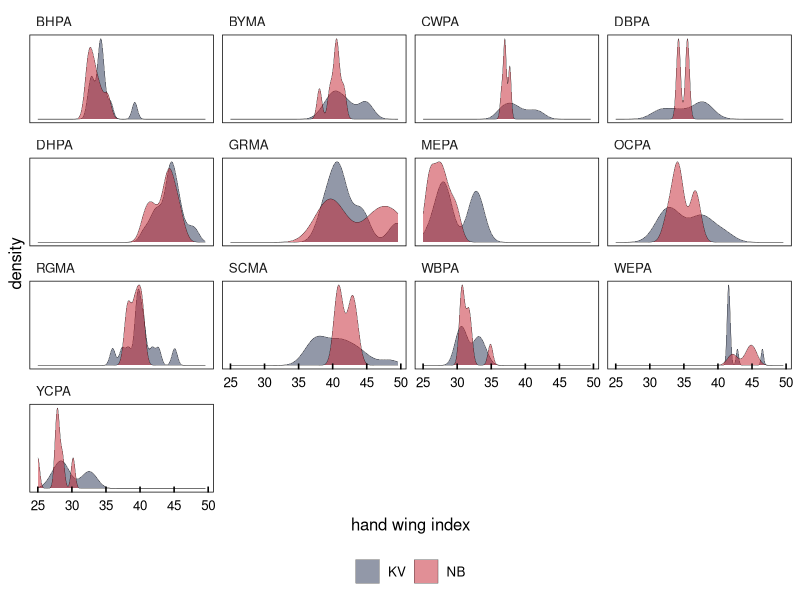
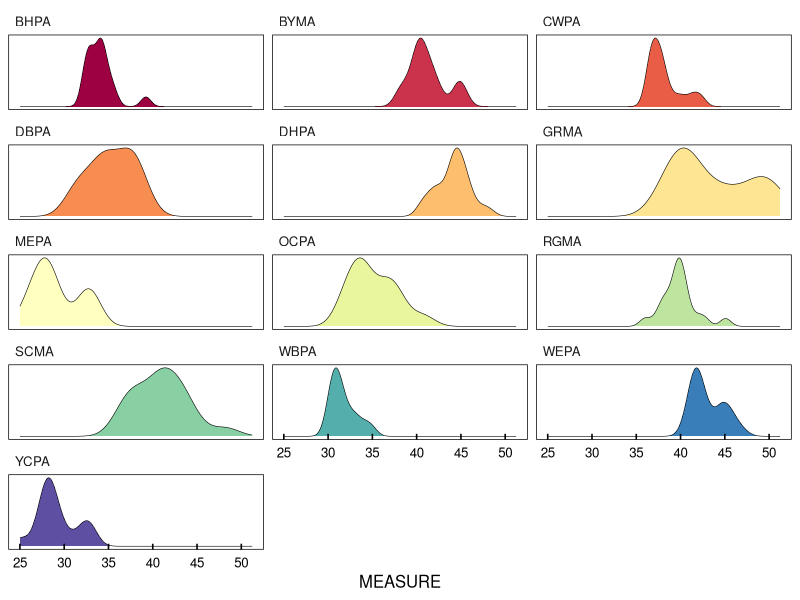
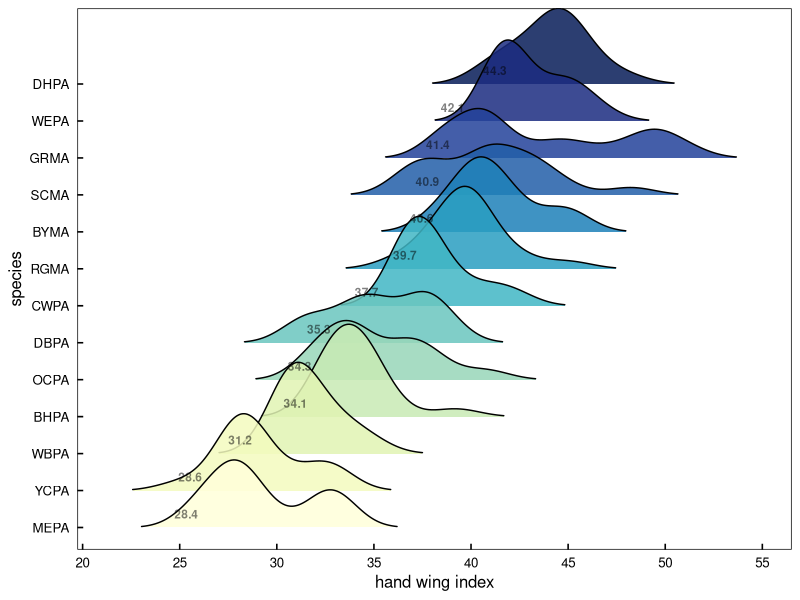
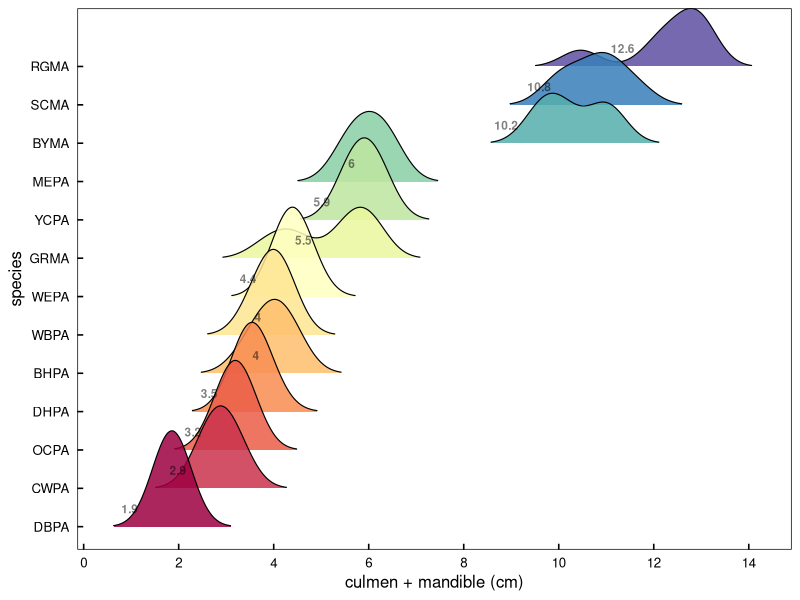
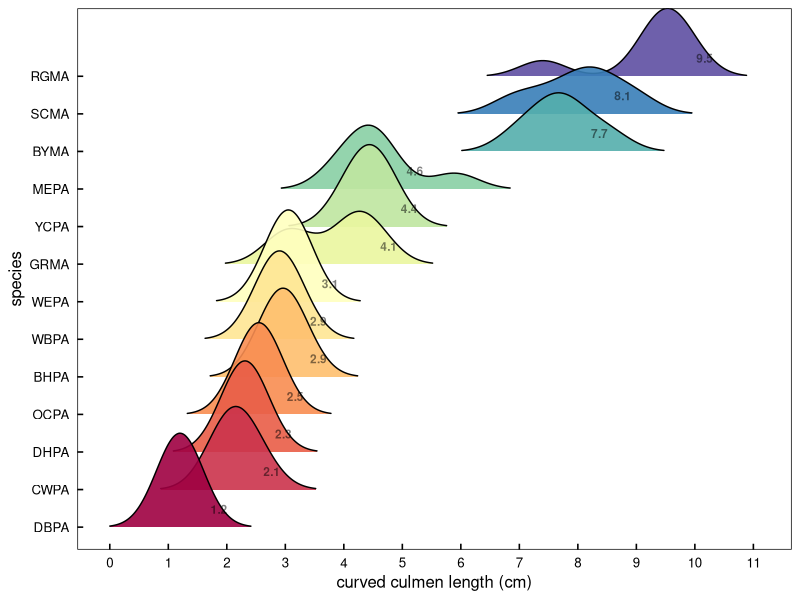
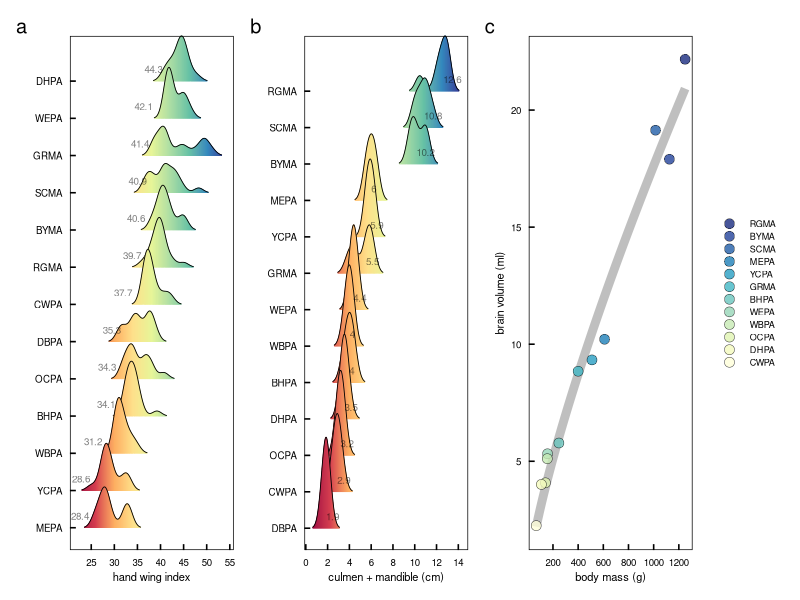

Generate these figures, in order, with R:
#### this script is exploring the morphometric data 
#### from parrots, macaws, and parakeets measured in museums
#### interested in factors contributing to social roles and hierarchies
#### then some basic dataviz


library(ggplot2)      # plotting and viz
library(plyr)         # legacy df manipulation
library(dplyr)        # variable grouping and manipulation
library(reshape)      # legacy df manipulation
library(data.table)   # legacy functions on df 
library(tidyr)        # gathering and spreading
library(zoo)          # roll mean
library(ggthemes)     # helpful ggplot themes
library(forcats)
library(scales)
library(RColorBrewer) # pretty colors
library(ggridges)
library(colorspace)
library(patchwork)


# my custom ggplot theme
themeKV <- theme_few()+
  theme(strip.background = element_blank(),
        axis.line = element_blank(),
        axis.text.x = element_text(colour = "black", margin = margin(0.2, unit = "cm")),
        axis.text.y = element_text(colour = "black", margin = margin(c(1, 0.2), unit = "cm")),
        axis.ticks.x = element_line(colour = "black"), axis.ticks.y = element_line(colour = "black"),
        axis.ticks.length=unit(-0.15, "cm"),element_line(colour = "black", linewidth=.25),
        panel.border = element_rect(colour = "black", fill=NA, linewidth=.5),
        legend.title=element_blank(),
        strip.text=element_text(hjust=0))


#### read in beak and wing morph data
# setwd("/Users/kylevanhoutan/colpa_flock/")
morphs <- read.csv('data/museo_morphs.csv')
morphs2 <- read.csv('data/museo_morphs2.csv')


#### examine data for differences between recorder effects 
# subset full morphs data set for just wing data 
head(morphs2)
df <- morphs2 %>% select(c(COLLECTION, ID, CODE, Lw, S1, Hwi, RECORDER)) # just the cols I want


df <- df[!(df$CODE == ""), ]  # remove blank CODE entries
df$Lw <- as.numeric(df$Lw) # force numeric
df$S1 <- as.numeric(df$S1) # force numeric
df$Hwi <- as.numeric(df$Hwi) # force numeric
head(df)

## determing 95% ci for KV measurements across all spp
dfKV <- df %>% filter(RECORDER == "KV",!Hwi == "--")
mu <- mean(dfKV$Hwi)
sigma <- sd(dfKV$Hwi)
lo95 <- qnorm(0.025,mu,sigma) # 27.2
hi95 <- qnorm(0.975,mu,sigma) # 48.9

#### plot densities of morphs to compare RECORDERS for accuracy
#### a quality control measure
vlines = c(lo95,hi95) # make 95% ci
df %>% filter(!Hwi == "--") %>% #remove no data 
  ggplot(aes(x=Hwi, fill = RECORDER, group = RECORDER)) + # comparing RECORDER effect
  themeKV + theme(legend.position="bottom")+
#  geom_vline(xintercept = vlines, linewidth = 1, alpha = 0.2) + #plot 95ci
  theme(axis.text.y = element_blank(), axis.ticks.y = element_blank()) + # don't need data
  geom_density(alpha=0.5, adjust = 0.8, size = 0.1)+
  scale_fill_manual(values = c("#263252", "#c3202f")) +
  scale_x_continuous(breaks = pretty_breaks()) +
  xlab("hand wing index") +
  facet_wrap(~CODE, ncol=4, scales = "free_y")



#### subset full morphs data set for just wing data 
# focusing here on dispersal ability, so pulling "wing_Hwi" 
# wing_Hwi = hand wing index from Claramunt & Wright 2017, https://doi.org/10.1201/9781315120454
morph_HWi <- subset(morphs, MORPH == "wing_Hwi")
morph_HWi <- morph_HWi[!(morph_HWi$CODE == ""), ]  # remove blank entries in species CODE, for congeners that haven't been rescaled and assigned a CODE
morph_HWi <- morph_HWi[!(morph_HWi$CODE == "0"), ]  # remove blank entries in species CODE, for congeners that haven't been rescaled and assigned a CODE

# make a density plot, facet by species CODE
colourCount = length(unique(morph_HWi$CODE)) # but first expand the 11 brewer palette categories
getPalette = colorRampPalette(brewer.pal(11, "Spectral")) # interpolate colors to fit the 13 parrot species
Spectral13 <- getPalette(colourCount) # 13 color Spectral palette 

#make in another Brewer palette too
getPalette = colorRampPalette(brewer.pal(9, "YlGnBu")) # interpolate different color palette
Spectral13v2 <- getPalette(colourCount) # 13 color Spectral palette 


# then make the plot and call in the expanded Brewer pal
ggplot(morph_HWi, aes(x = MEASURE, fill = CODE)) + 
  themeKV + theme(legend.position = "none") +
  scale_fill_manual(values = Spectral13) +
  #  scale_fill_brewer(palette = "Spectral") +
  theme(axis.text.y = element_blank(),
        axis.title.y = element_blank(),
        axis.ticks.y = element_blank()) +
    geom_density(size = 0.2) +
  facet_wrap(~CODE, ncol=3, scales = "free_y") +
  scale_x_continuous(breaks = seq(20, 50, by = 5))

# same data, but using ridgeline plot w/o faceting
# again use above expanded Brewer palette
ggplot(morph_HWi, aes(x = MEASURE, y = fct_reorder(CODE,MEASURE), fill = fct_reorder(CODE,MEASURE))) + 
# both y and fill are reordered by CODE's median value of MEASURE 
  themeKV + theme(legend.position = "none") +
  scale_fill_manual(values = getPalette(colourCount)) +
  geom_density_ridges(scale = 2.5, alpha = 0.85, size = 0.2, rel_min_height = 0.01, bandwidth = 1.2) +
  stat_summary(geom = "text", fontface = "bold", alpha = 0.5, size = 3, vjust = -1, hjust = 3,
               fun = "median", aes(label = round(after_stat(x), 1))) +
  scale_x_continuous(breaks = seq(20, 60, by = 5)) + 
  xlab("hand wing index") + ylab("species")


# same data, but ridgeline plot continuous x axis fill 
p1 <- ggplot(morph_HWi, aes(x = MEASURE, y = fct_reorder(CODE,MEASURE), fill = after_stat(x))) + 
  # just y is reordered by CODE's median value of MEASURE of HWi 
  themeKV + theme(legend.position = "none",
                  axis.text.x = element_text(size = 7),
                  axis.title.x = element_text(size = 8),
                  axis.text.y = element_text(size = 7),
                  axis.title.y = element_text(size = 0),) +
  geom_density_ridges_gradient(linewidth = 0.3,
                               scale = 1.5, 
                               alpha = 0.2, 
                               rel_min_height = 0.01, bandwidth = 1) +
  scale_fill_gradientn(colours = c("#9e0142", "#d53e4f",  "#fdae61", "#fee08b", "#e6f598", "#abdda4", "#66c2a5", "#3288bd", "#313695")) +
  # more detail at https://ggplot2.tidyverse.org/reference/scale_gradient.html
  # also here https://r-graphics.org/recipe-colors-palette-continuous
  stat_summary(geom = "text", alpha = 0.5, size = 2.5, vjust = -1, hjust = 2,
               fun = "median", aes(label = round(after_stat(x), 1))) +
  scale_x_continuous(breaks = seq(25, 55, by = 5)) + 
  xlab("hand wing index") 
  #ylab("species")

# the distiller command doesn't work well here as it melds only 7 discrete colors 
# from an existing palette, like viridis or brewer
# see documentation here https://cran.r-project.org/web/packages/ggplot2/ggplot2.pdf


#### subset full data set for beak data
# focusing here on beak as a weapon, so want size
# pulling "culm_mand_SL" 
# culm_mand_SL = cumulative straight length of culmen and mandible in cm
morph_CMs <- subset(morphs, MORPH == "culm_mand_SL")
morph_CMs <- morph_CMs[!(morph_CMs$CODE == ""), ]  # remove blank entries in species CODE, for congeners that haven't been rescaled and assigned a CODE


colourCount = length(unique(morph_CMs$CODE))
getPalette = colorRampPalette(brewer.pal(11, "Spectral"))

# make ridgeline/joy plot of beak size
ggplot(morph_CMs, aes(x = MEASURE, y = fct_reorder(CODE,MEASURE), fill = fct_reorder(CODE,MEASURE))) + 
  # both y and fill are reordered by CODE's median value of MEASURE 
  themeKV + theme(legend.position = "none") +
  scale_fill_manual(values = getPalette(colourCount)) +
  geom_density_ridges(scale = 2.5, alpha = 0.85, linewidth = 0.4, rel_min_height = 0.01, bandwidth = 0.4) +
  stat_summary(geom = "text", fontface = "bold", alpha = 0.5, size = 3, vjust = -1.5, hjust = 3,
               fun = "median", aes(label = round(after_stat(x), 1))) +
  scale_x_continuous(breaks = seq(0, 16, by = 2)) + 
  xlab("culmen + mandible (cm)") + ylab("species")


# same data, but ridgeline plot continuous x axis fill 
p2 <- ggplot(morph_CMs, aes(x = MEASURE, y = fct_reorder(CODE,MEASURE), fill = after_stat(x))) + 
  # just y is reordered by CODE's median value of MEASURE of CMs
  themeKV + theme(legend.position = "none",
                  axis.text.x = element_text(size = 7),
                  axis.title.x = element_text(size = 8),
                  axis.text.y = element_text(size = 7),
                  axis.title.y = element_text(size = 0),) +
  scale_fill_gradientn(colours = c("#9e0142", "#d53e4f",  "#fdae61", "#fee08b", "#e6f598", "#abdda4", "#66c2a5", "#3288bd", "#313695")) +
  #  scale_fill_distiller(palette = "Spectral", direction = 1) + # continuous 7 color Brewer
  geom_density_ridges_gradient(scale = 2.5, alpha = 0.6, linewidth = 0.3, 
                               rel_min_height = 0.01, bandwidth = 0.4) +
  stat_summary(geom = "text", alpha = 0.5, size = 2.5, vjust = -1, hjust = 0,
               fun = "median", aes(label = round(after_stat(x), 1))) +
  scale_x_continuous(breaks = seq(0, 16, by = 2)) + 
  xlab("culmen + mandible (cm)") + 
  ylab("species")



#### subset full data set for beak data
# focusing here on beak as a weapon, so want size
# pulling "culmen_CL" 
# culmen_CL = curved culmen length in cm
morph_CCL <- subset(morphs, MORPH == "culmen_CL")
morph_CCL <- morph_CCL[!(morph_CCL$CODE == ""), ]  # remove blank entries in species CODE, for congeners that haven't been rescaled and assigned a CODE

colourCount = length(unique(morph_CCL$CODE))
getPalette = colorRampPalette(brewer.pal(11, "Spectral"))

# make ridgeline/joy plot of beak size
ggplot(morph_CCL, aes(x = MEASURE, y = fct_reorder(CODE,MEASURE), fill = fct_reorder(CODE,MEASURE))) + 
  # both y and fill are reordered by CODE's median value of MEASURE 
  themeKV + theme(legend.position = "none") +
  scale_fill_manual(values = getPalette(colourCount)) +
  geom_density_ridges(scale = 2.5, alpha = 0.9, size = 0.25, rel_min_height = 0.01, bandwidth = 0.4) +
  scale_x_continuous(breaks = seq(0, 12, by = 1)) + 
  stat_summary(geom = "text", fontface = "bold", alpha = 0.5, size = 3, vjust = -1.5, hjust = -1.8,
               fun = "median", aes(label = round(after_stat(x), 1))) +
  xlab("curved culmen length (cm)") + ylab("species")


#### read in body mass and brain volume data
massvol <- read.csv('data/body_brain.csv')

#### bar plot of body mass
p3 <- ggplot(massvol, aes(x = MASS_g, color = MASS_g, 
                          y = fct_reorder(CODE, MASS_g))) + # reorder for geom_col
  themeKV + theme(legend.position = "none",
        axis.ticks.y = element_blank(),
        axis.title.x = element_text(size = 8),
        axis.title.y = element_text(size = 0),
        axis.text.x = element_text(size = 7),
        axis.text.y = element_text(size = 6)) + 
  geom_col(alpha = 0.85, width = 0.85) + # width controls gaps between bars
  # scale_y_continuous(breaks = seq(0, 40, by = 5)) +
  scale_x_continuous(breaks = seq(0, 1400, by = 200)) +
  xlab("body mass (g)")


#### allometric function of body mass vs brain volume
## model fit is power function, residuals form this model interpreted as proxy for cognitive aptitude
## see JR Krebs & NB Davies (1993) Introduction to behavioral ecology. Blackwell: Oxford UK, p 30  

p4 <- ggplot(massvol, aes(x = MASS_g, y = BRAIN_ml)) + 
  themeKV + theme(legend.position = "none",
                  axis.text.x = element_text(size = 7),
                  axis.title.x = element_text(size = 8),
                  axis.text.y = element_text(size = 7),
                  axis.title.y = element_text(size = 8),) +
  geom_line(alpha = 0.25, size = 3, color = '#000000',
            stat = "smooth", method = 'nls', formula = 'y~a*x^b', # power fit using non-linear squares regression
              method.args = list(start= c(a = 1,b=1)), se = FALSE) + 
  geom_point(shape =16, size = 3.2, alpha = 0.8, 
             aes(color = MASS_g)) +
  geom_point(shape = 1,size = 3.2, colour = "black", stroke = 0.25,) +
  scale_colour_gradientn(colours = c("#9e0142", "#d53e4f",  "#fdae61", "#fee08b", "#e6f598", "#abdda4", "#66c2a5", "#3288bd", "#313695")) +
  scale_y_continuous(breaks = seq(0, 25, by = 5)) +
  scale_x_continuous(breaks = seq(0, 1400, by = 200)) +
  xlab("body mass (g)") + 
  ylab("brain volume (ml)")


# try this plot a different way, ranking by CODE class
# but means have to force expand the palette

p5 <- ggplot(massvol, aes(x = MASS_g, y = BRAIN_ml)) + 
  themeKV + theme(axis.text.x = element_text(size = 7),
                  axis.title.x = element_text(size = 8),
                  axis.text.y = element_text(size = 7),
                  axis.title.y = element_text(size = 8),
                  legend.key.height = unit(0.3, 'cm'), # shrink the native height of legend
                  legend.text = element_text(size=6.5)) + # reduce font size on legend
  geom_line(alpha = 0.25, size = 3, color = '#000000',
            stat = "smooth", method = 'nls', formula = 'y~a*x^b', # power fit using non-linear squares regression
            method.args = list(start= c(a = 1,b=1)), se = FALSE) + 
  geom_point(aes(fill = fct_reorder(CODE,MASS_g)),
             pch=21, color="black",stroke=0.25,size = 3.2,
             alpha = 0.8) + # color by CODE, sorted big to small by MASS_g
  scale_fill_manual(values = Spectral13v2) +
  #geom_point(shape = 1,size = 3.2, colour = "black", stroke = 0.25,) +
  scale_y_continuous(breaks = seq(0, 25, by = 5)) +
  scale_x_continuous(breaks = seq(0, 1400, by = 200)) +
  xlab("body mass (g)") + 
  ylab("brain volume (ml)")+
  guides(fill = guide_legend(reverse=TRUE)) # reverse legend sort order to match data sort
   #                           override.aes = list(size=2.6))) # reduce point size in legend
  

layout <- "
ABC"
p1 + p2 + p5 + 
  plot_layout(design = layout) +
  plot_annotation(tag_levels = 'a') # add panel labels a, b, c... etc


#### FIN
